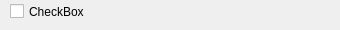
<?xml version="1.0" encoding="UTF-8"?>
<ui version="4.0">
 <class>CheckBoxWidget</class>
 <widget class="QWidget" name="CheckBoxWidget">
  <property name="geometry">
   <rect>
    <x>0</x>
    <y>0</y>
    <width>340</width>
    <height>30</height>
   </rect>
  </property>
  <property name="minimumSize">
   <size>
    <width>340</width>
    <height>30</height>
   </size>
  </property>
  <property name="maximumSize">
   <size>
    <width>340</width>
    <height>30</height>
   </size>
  </property>
  <property name="windowTitle">
   <string>Form</string>
  </property>
  <widget class="QCheckBox" name="checkBox">
   <property name="geometry">
    <rect>
     <x>10</x>
     <y>0</y>
     <width>331</width>
     <height>23</height>
    </rect>
   </property>
   <property name="text">
    <string>CheckBox</string>
   </property>
  </widget>
 </widget>
 <resources/>
 <connections/>
</ui>
